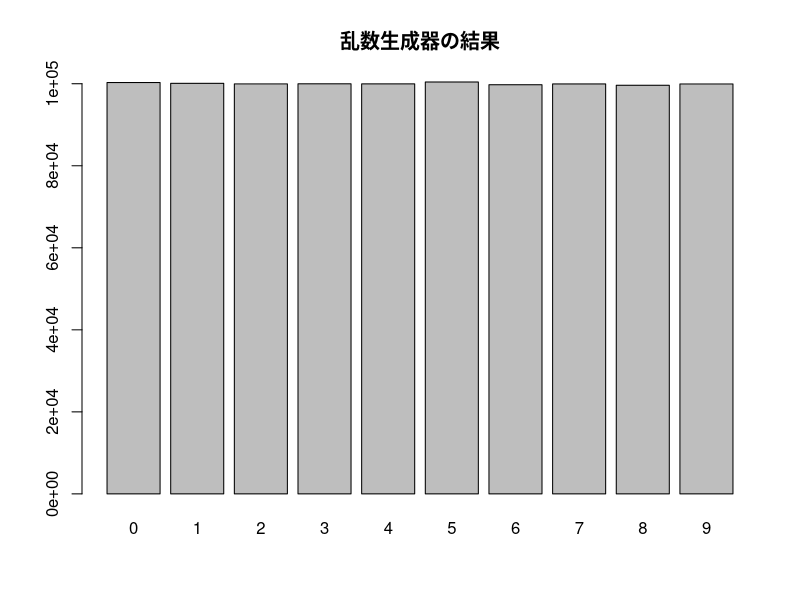

Reproduce this figure in R.
m <- (10/16)*2^32
num <- table(sample(m, 1e6, replace=T)%%10)
num.prob <- prop.table(num)
num
num.prob

barplot(num, main="乱数生成器の結果")
